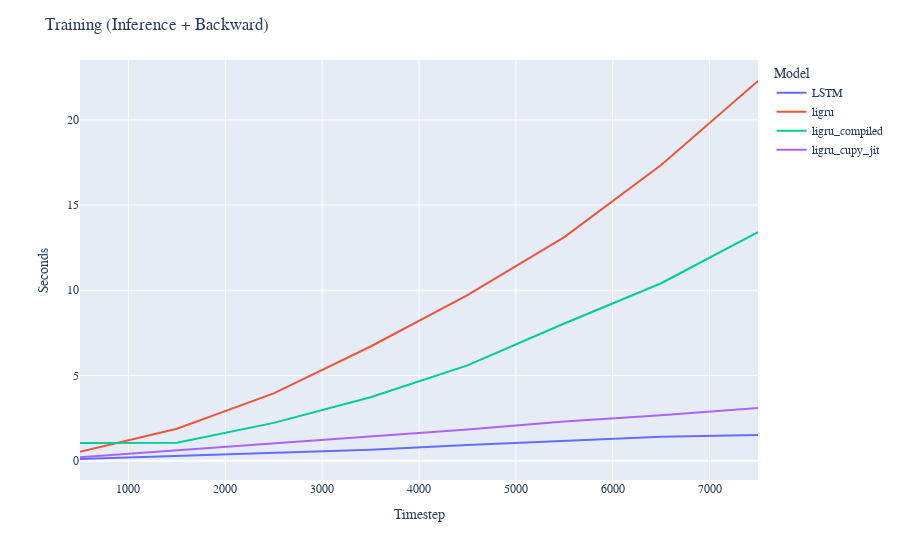

Write notebook code for a chart like this one.
### Code cell
fig = px.line(df,y="inf_train",
                 x="Timestep",
                 color='Model')

fig.update_yaxes(title_text="Seconds")

fig.update_layout(title="Training (Inference + Backward)",
                 font_family="Rockwell")

### Figure 1 — Plotly figure (JSON) as saved in the notebook; plotly's stock layout.template omitted (floating-point values rounded to 4 significant figures)
{"data": [{"hovertemplate": "Model=LSTM<br>Timestep=%{x}<br>inf_train=%{y}<extra></extra>", "legendgroup": "LSTM", "line": {"color": "#636efa", "dash": "solid"}, "marker": {"symbol": "circle"}, "mode": "lines", "name": "LSTM", "orientation": "v", "showlegend": true, "type": "scatter", "x": [500, 500, 500, 1500, 2500, 3500, 4500, 5500, 6500, 7500], "xaxis": "x", "y": [0.1029, 0.1035, 0.1036, 0.2885, 0.4697, 0.6513, 0.9219, 1.17, 1.406, 1.51], "yaxis": "y"}, {"hovertemplate": "Model=ligru<br>Timestep=%{x}<br>inf_train=%{y}<extra></extra>", "legendgroup": "ligru", "line": {"color": "#EF553B", "dash": "solid"}, "marker": {"symbol": "circle"}, "mode": "lines", "name": "ligru", "orientation": "v", "showlegend": true, "type": "scatter", "x": [500, 500, 500, 1500, 2500, 3500, 4500, 5500, 6500, 7500], "xaxis": "x", "y": [0.5276, 0.523, 0.5248, 1.879, 3.95, 6.702, 9.715, 13.12, 17.34, 22.27], "yaxis": "y"}, {"hovertemplate": "Model=ligru_compiled<br>Timestep=%{x}<br>inf_train=%{y}<extra></extra>", "legendgroup": "ligru_compiled", "line": {"color": "#00cc96", "dash": "solid"}, "marker": {"symbol": "circle"}, "mode": "lines", "name": "ligru_compiled", "orientation": "v", "showlegend": true, "type": "scatter", "x": [500, 500, 500, 1500, 2500, 3500, 4500, 5500, 6500, 7500], "xaxis": "x", "y": [1.045, 1.038, 1.043, 1.052, 2.221, 3.728, 5.592, 8.049, 10.41, 13.42], "yaxis": "y"}, {"hovertemplate": "Model=ligru_cupy_jit<br>Timestep=%{x}<br>inf_train=%{y}<extra></extra>", "legendgroup": "ligru_cupy_jit", "line": {"color": "#ab63fa", "dash": "solid"}, "marker": {"symbol": "circle"}, "mode": "lines", "name": "ligru_cupy_jit", "orientation": "v", "showlegend": true, "type": "scatter", "x": [500, 1500, 2500, 3500, 4500, 5500, 6500, 7500], "xaxis": "x", "y": [0.2084, 0.6134, 1.043, 1.429, 1.84, 2.296, 2.67, 3.098], "yaxis": "y"}], "layout": {"font": {"family": "Rockwell"}, "legend": {"title": {"text": "Model"}, "tracegroupgap": 0}, "margin": {"t": 60}, "title": {"text": "Training (Inference + Backward)"}, "xaxis": {"anchor": "y", "domain": [0, 1], "title": {"text": "Timestep"}}, "yaxis": {"anchor": "x", "domain": [0, 1], "title": {"text": "Seconds"}}}}
